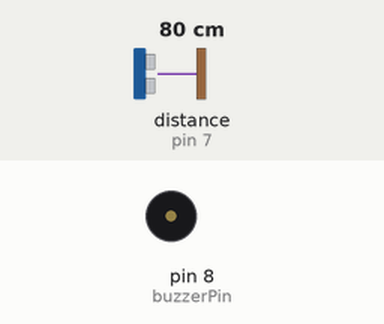
The sketch below on a simulated Arduino Uno, built with avr-gcc and run on an emulated ATmega328P. Parts: buzzer (waves = sounding, pin HIGH). Wiring (inferred from the names in the program): ultrasonic range finder: trigger pin 6; echo pin 7. The test bench sets the inputs (shaded band); at power-on: distance to the obstacle (sensor on pin 7) 80 cm. The echo pulse lasts 58.3 µs per cm; pins used as bus, display or sensor lines are not drawn.

Above: at 1.2 s.
1.3 s: distance to the obstacle (sensor on pin 7) set to 22 cm
2.8 s: distance to the obstacle (sensor on pin 7) set to 19 cm
At 2.91 s:
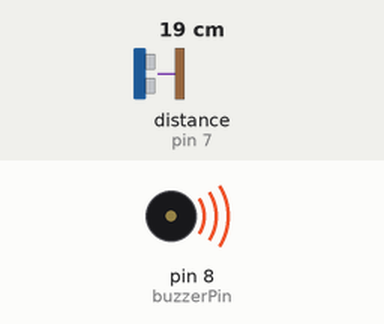
5.8 s: distance to the obstacle (sensor on pin 7) set to 35 cm
At 5.8 s:
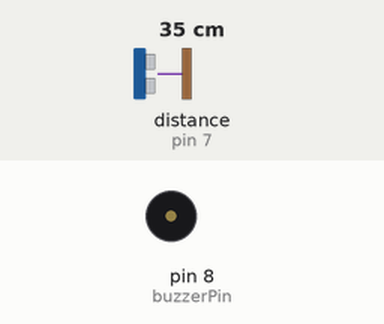
7.3 s: distance to the obstacle (sensor on pin 7) set to 18 cm
At 7.4 s:
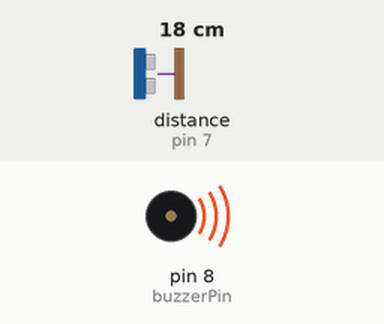
Timing chart, 0 to 11.3 s (numbered marks = the images above; inputs shaded):
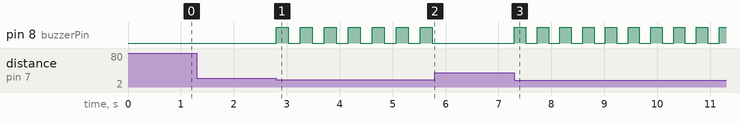

The sketch:

walking.stick.code.1.ino
```cpp
/*


*/

// constant variables for pins
const int trigPin = 6;
const int echoPin = 7;
const int buzzerPin = 8;

int threshold = 20; // threshold distance to activate buzzer
// buzzer delay variables
int buzzerDelay;
int buzzerDelayMin = 10;
int buzzerDelayMax = 250;

long duration; // ultrasonic return pulse duration
long cm;       // distance in centimeters

void setup() { // setup code that only runs once
  // set pin modes
  pinMode(trigPin,OUTPUT);
  pinMode(echoPin,INPUT);
  pinMode(buzzerPin,OUTPUT);
  // uncomment the next line to user serial print for debugging
  // Serial.begin(9600);
}

void loop() {

  // send trigger pulse
  digitalWrite(trigPin, LOW);
  delayMicroseconds(2);
  digitalWrite(trigPin, HIGH);
  delayMicroseconds(5);
  digitalWrite(trigPin, LOW);

  // read echo pulse
  duration = pulseIn(echoPin, HIGH);

  // convert the time into a distance
  cm = microsecondsToCentimeters(duration);

  // control the buzzer
  if(cm<threshold){ // if an object is closer than the threshold
    // map the distance to the buzzer delay time
    buzzerDelay = map(cm,0,threshold,buzzerDelayMin,buzzerDelayMax);
    // beep the buzzer
    digitalWrite(buzzerPin,HIGH);
    delay(buzzerDelay);
    digitalWrite(buzzerPin,LOW);
    delay(buzzerDelay);
  }
  else{ // if an ob ject is farther away than the threshold
    digitalWrite(buzzerPin,LOW); // turn buzzer off
  }

  // uncomment the next line for debugging
  // Serial.println(cm);

}


long microsecondsToCentimeters(long microseconds) {
  // The speed of sound is 340 m/s or 29 microseconds per centimeter.
  // The ping travels out and back, so to find the distance of the object we
  // take half of the distance travelled.
  return microseconds / 29 / 2;
}
```

Measured:
- the behaviour switches between 21 and 20 cm on distance to the obstacle (sensor on pin 7) (found by bisection; images 0 and 1)
- after the input at 1.3 s, every drawn part: stays the same
- after the input at 2.8 s, pin 8 (buzzerPin): alternates HIGH for 0.23 s and LOW for 0.23 s, starting at once
- after the input at 5.8 s, pin 8 (buzzerPin): stops changing and stays LOW
- after the input at 7.3 s, pin 8 (buzzerPin): alternates HIGH for 0.21 s and LOW for 0.22 s, starting at once
